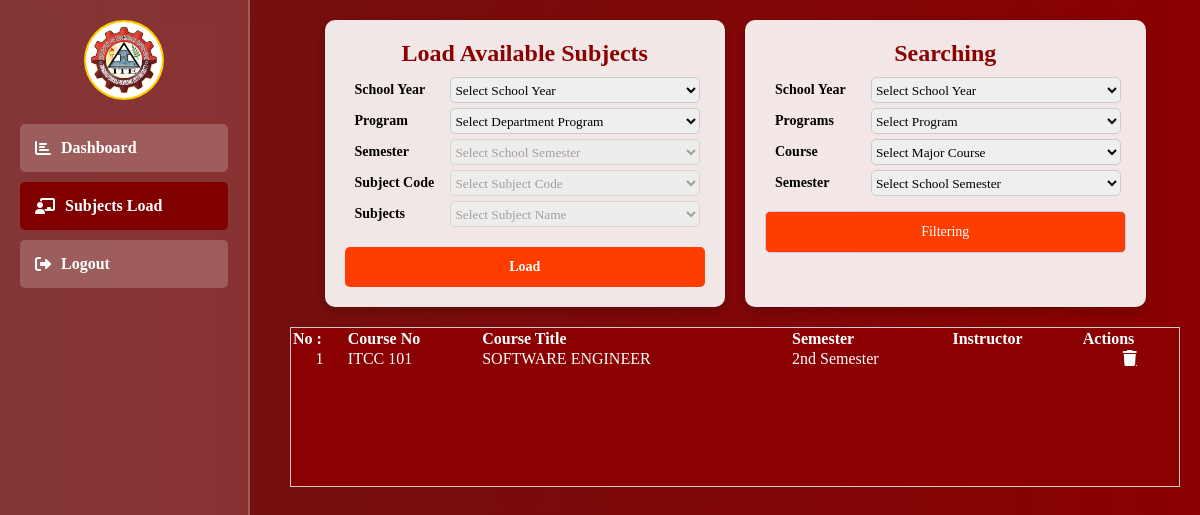
Before: /student/subject_load.php (signed in) with the older database file.
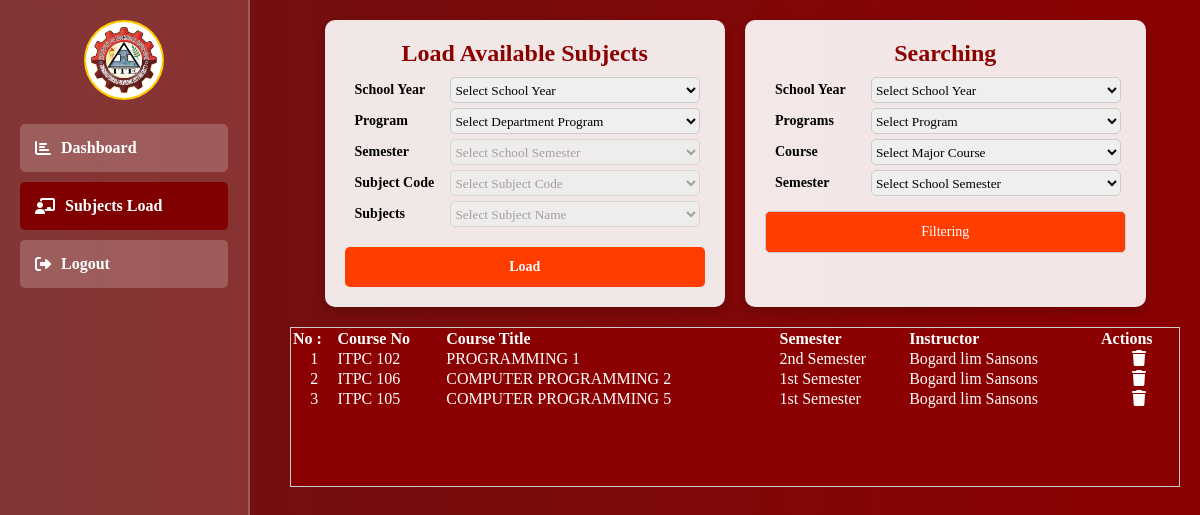
After: the same page with the newer database file.
### tables this page shows
CREATE TABLE `student_with_subjects` (
  `id` int(11) NOT NULL,
  `student_id` int(11) NOT NULL,
  `teacher_id` int(100) NOT NULL,
  `semester` int(11) NOT NULL,
  `program_id` varchar(10) NOT NULL,
  `school_year` varchar(100) NOT NULL,
  `subject_code` varchar(100) NOT NULL,
  `subject_name` varchar(100) NOT NULL,
  `college_level` varchar(100) NOT NULL,
  `teacher_name` varchar(100) NOT NULL,
  `grade` double NOT NULL,
  `status` varchar(100) NOT NULL,
  `remark` varchar(100) NOT NULL,
  `final` varchar(100) NOT NULL,
  `created_at` datetime NOT NULL DEFAULT current_timestamp()
);

### student/student_function.php (called while the page is built, shortened)
<?php
include "../db_connect.php";
function getStudentSubject($student_id)
{
    global $pdo;
    $sql = "SELECT DISTINCT * FROM student_with_subjects WHERE student_id = ?";
    try {
        $stmt = $pdo->prepare($sql);
        $stmt->execute([$student_id]);
        return $stmt->fetchAll();
    } catch (PDOException $e) {
        echo 'Error: ' . $e->getMessage();
        return [];
    }
}
function getTeacherById($id)
{
    global $pdo;
    try {
        $stmt = $pdo->prepare(" SELECT id, CONCAT(lname, ' ',mname, ' ',fname) AS teacher_name FROM teachers WHERE id = ? ");
        $stmt->execute([$id]);
        return $stmt->fetch(PDO::FETCH_ASSOC);
    } catch (PDOException $e) {
        error_log("Database Error: " . $e->getMessage());
        return [];
    }
}
?>

### student/subject_load.php (the view, shortened to what this page needs)
<?php
include "../db_connect.php";
include "./student_function.php";
$student_id = $_SESSION['student_id'];
?>
<!DOCTYPE html>
<html lang="en">
<head>
    <link rel="stylesheet" href="https://cdnjs.cloudflare.com/ajax/libs/font-awesome/6.2.0/css/all.css">
</head>
<body>
    <div class="sidebar">
        <div class="profile-info">
            <img src="../images/ITE.png" alt="Profile Icon" class="profile-icon">
        </div>
        <div class="sidebar-item">
            <a href="./index.php"><i class="fas fa-chart-bar"></i> Dashboard</a>
        </div>
        <div class="sidebar-item" style="background-color: maroon;">
            <a href="./subject_load.php"><i class="fas fa-chalkboard-teacher"></i> Subjects Load </a>
        </div>
        <div class="sidebar-item">
            <a href="./logout.php"><i class="fas fa-sign-out-alt"></i> Logout</a>
        </div>
    </div>
    <div class="content">
        <div class="dashboard-container">
            <div class="card">
                <h2>Load Available Subjects</h2>
                <form name="my_form" action="" method="post">
                    <div style="display: flex; margin: 5px;">
                        <label style="width: 8rem; margin: 5px;" for="program">School Year</label>
                        <select name="schoolyear" id="schoolyear"
                            style="width: 100%; border: 1px solid #ccc; border-radius: 5px;">
                            <option value="">Select School Year</option>
                        </select>
                    </div>
                    <div style="display: flex; margin: 5px;">
                        <label style="width: 8rem; margin: 5px;" for="program">Program</label>
                        <select name="program" id="program"
                            style="width: 100%; border: 1px solid #ccc; border-radius: 5px;">
                            <option value="">Select Department Program</option>
                        </select>
                    </div>
                    <div style="display: flex; margin: 5px;">
                        <label style="width: 8rem; margin: 5px;" for="semester">Semester</label>
                        <select name="semester" id="semester" disabled
                            style="width: 100%; border: 1px solid #ccc; border-radius: 5px;">
                            <option value="">Select School Semester</option>
                        </select>
                    </div>
                    <div style="display: flex; margin: 5px;">
                        <label style="width: 8rem; margin: 5px;" for="subject_code">Subject Code</label>
                        <select name="subject_code" id="subject_code" disabled
                            style="width: 100%; border: 1px solid #ccc; border-radius: 5px;">
                            <option value="">Select Subject Code</option>
                        </select>
                    </div>
                    <div style="display: flex; margin: 5px;">
                        <label style="width: 8rem; margin: 5px;" for="subject_name">Subjects</label>
                        <select name="subject_name" id="subject_name" disabled
                            style="width: 100%; border: 1px solid #ccc; border-radius: 5px;">
                            <option value="">Select Subject Name</option>
                        </select>
                    </div>
                    <input type="submit" name="new_subject" value="Load">
                </form>
            </div>
            <div class="card">
                <h2>Searching</h2>
                <form method="GET">
                    <div style="display: flex; margin: 5px;">
                        <label style="width: 8rem; margin: 5px;" for="year">School
                            Year</label>
                        <select name="year" id="yearFiter"
                            style=" width: 100%;  border: 1px solid #ccc; border-radius: 5px;">
                            <option value="">Select School Year</option>
                        </select>
                    </div>
                    <div style="display: flex; margin: 5px;">
                        <label for="program" style="width: 8rem; margin: 5px;">Programs</label>
                        <select name="program" id="programFiter" onclick="getSubject(this.value)"
                            style=" width: 100%;  border: 1px solid #ccc; border-radius: 5px;">
                            <option value="">Select Program</option>
                        </select>
                    </div>
                    <div style="display: flex; margin: 5px;">
                        <label style="width: 8rem; margin: 5px;" for=" program_id">Course
                        </label>
                        <select style=" width: 100%;  border: 1px solid #ccc; border-radius: 5px; " id="courseFiter"
                            name="course">
                            <option value="">Select Major Course</option>
                        </select>
                    </div>
                    <div style="display: flex; margin: 5px;">
                        <label for="semester" style="width: 8rem; margin: 5px;">Semester </label>
                        <select name="semesterFiter" style=" width: 100%;  border: 1px solid #ccc; border-radius: 5px;">
                            <option value="">Select School Semester</option>
                        </select>
                    </div>
                    <button class="buttons" type="submit" onclick="display()" class="btn btn-primary"
                        style="margin-top: 10px; ">Filtering</button>
                </form>
            </div>
            <div class="card-table" id="tableNone"
                style="width: 100%; color: #ccc; border: 1px solid #ccc; height: 10rem; background-color: #8B0000; overflow-y: scroll;">
                <div class="tables-content" style=" background-color: #8B0000; display: flex; color: white;">
                    <table class="table" style=" width: 100%; text-align: left; ">
                        <thead>
                            <tr>
                                <th>No :</th>
                                <th>Course No</th>
                                <th>Course Title</th>
                                <th>Semester</th>
                                <th>Instructor</th>
                                <th>Actions</th>
                            </tr>
                        </thead>
                        <tbody>
                            <?php $subject = getStudentSubject($student_id);
                            foreach ($subject as $key => $value) { ?>
                            <tr>
                                <td style="text-align: center;"><?php echo $key + 1 ?></td>
                                <td><?php echo $value['subject_code'] ?></td>
                                <td><?php echo $value['subject_name'] ?>
                                </td>
                                <td><?php if ($value['semester'] == 1) {
                                        echo '1st Semester';
                                    } else {
                                        echo '2nd Semester';
                                    } ?>
                                </td>
                                <?php $teacher = getTeacherById($value['teacher_id']); ?>
                                <td><?php echo $teacher['teacher_name']; ?></td>
                                <td style="margin: 5px; text-align: center; color: #FFFFFF; ">
                                    <a href="subject_load.php?action=delete&subject_id=<?php echo $value['id'] ?>&student_id=<?php echo $value['student_id'] ?>"
                                        class="fa fa-trash" style="cursor: pointer; color: #FFFFFF;"></a>
                                </td>
                            </tr>
                            <?php } ?>
                        </tbody>
                    </table>
                </div>
            </div>
        </div>
</body>
</html>

### student/subject_load.php (style rules this page uses)
* { margin: 0; padding: 0; box-sizing: border-box; font-family: 'Georgia', serif; }
body { background: linear-gradient(to right, #6E1313, #8B0000); background-size: cover; display: flex; }
.sidebar { width: 250px; height: 100vh; background: rgba(255, 255, 255, 0.15); backdrop-filter: blur(10px); padding: 20px; position: fixed; left: 0; top: 0; border-right: 2px solid rgba(255, 255, 255, 0.2); }
.sidebar .profile-info { text-align: center; margin-bottom: 20px; }
.sidebar .profile-icon { width: 80px; border-radius: 50%; background: white; padding: 5px; border: 2px solid #ffcc00; }
.sidebar-item { padding: 15px; margin: 10px 0; background: rgba(255, 255, 255, 0.2); border-radius: 5px; font-size: 16px; }
.sidebar-item a { color: #FFFFFF; text-decoration: none; display: flex; align-items: center; font-weight: bold; }
.sidebar-item a i { margin-right: 10px; }
.content { margin-left: 270px; padding: 20px; width: calc(100% - 270px); }
.dashboard-container { display: flex; flex-wrap: wrap; justify-content: center; gap: 20px; }
.card { background: rgba(255, 255, 255, 0.9); padding: 20px; border-radius: 10px; width: 45%; box-shadow: 0px 4px 10px rgba(0, 0, 0, 0.2); }
.card h2, .card_table h2 { text-align: center; color: #8B0000; margin-bottom: 10px; font-size: 1.5rem; }
form label { display: block; font-weight: bold; margin-top: 10px; font-size: 14px; }
form input[type="submit"] { background-color: #ff3d00; color: white; padding: 12px; border: none; border-radius: 5px; margin-top: 15px; cursor: pointer; font-size: 14px; font-weight: bold; transition: 0.3s; width: 100%; }
.buttons { height: 2.6rem; background-color: #ff3d00; width: 100%; margin-top: 100%; color: #ffff; padding: 10px; border: 1px solid #ccc; border-radius: 5px; font-size: 14px; }

Changed rows visible on the page:
removed student_with_subjects: subject_code "ITCC 101", subject_name "SOFTWARE ENGINEER", semester "2nd Semester"
added student_with_subjects: subject_code "ITPC 102", subject_name "PROGRAMMING 1", semester "2nd Semester", teacher_name "Bogard lim Sansons"
added student_with_subjects: subject_code "ITPC 106", subject_name "COMPUTER PROGRAMMING 2", semester "1st Semester", teacher_name "Bogard lim Sansons"
added student_with_subjects: subject_code "ITPC 105", subject_name "COMPUTER PROGRAMMING 5", semester "1st Semester", teacher_name "Bogard lim Sansons"
